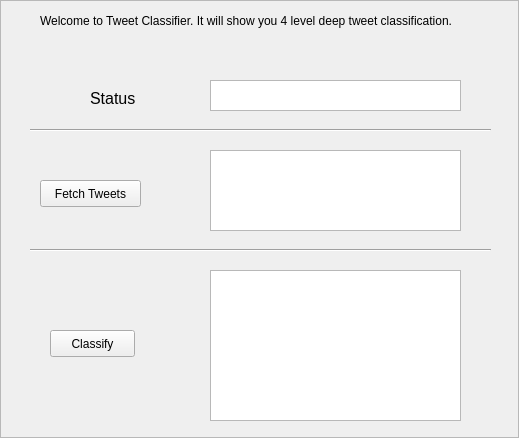
<?xml version="1.0" encoding="UTF-8"?>
<ui version="4.0">
 <class>Frame</class>
 <widget class="QFrame" name="Frame">
  <property name="geometry">
   <rect>
    <x>0</x>
    <y>0</y>
    <width>519</width>
    <height>438</height>
   </rect>
  </property>
  <property name="windowTitle">
   <string>Frame</string>
  </property>
  <property name="frameShape">
   <enum>QFrame::StyledPanel</enum>
  </property>
  <property name="frameShadow">
   <enum>QFrame::Raised</enum>
  </property>
  <widget class="QPushButton" name="pushButton">
   <property name="geometry">
    <rect>
     <x>40</x>
     <y>180</y>
     <width>101</width>
     <height>27</height>
    </rect>
   </property>
   <property name="text">
    <string>Fetch Tweets</string>
   </property>
  </widget>
  <widget class="QPushButton" name="pushButton_2">
   <property name="geometry">
    <rect>
     <x>50</x>
     <y>330</y>
     <width>85</width>
     <height>27</height>
    </rect>
   </property>
   <property name="text">
    <string>Classify</string>
   </property>
  </widget>
  <widget class="QLabel" name="label">
   <property name="geometry">
    <rect>
     <x>40</x>
     <y>10</y>
     <width>441</width>
     <height>21</height>
    </rect>
   </property>
   <property name="font">
    <font>
     <pointsize>9</pointsize>
     <weight>50</weight>
     <italic>false</italic>
     <bold>false</bold>
    </font>
   </property>
   <property name="text">
    <string>Welcome to Tweet Classifier. It will show you 4 level deep tweet classification.</string>
   </property>
  </widget>
  <widget class="QTextBrowser" name="textBrowser">
   <property name="geometry">
    <rect>
     <x>210</x>
     <y>150</y>
     <width>251</width>
     <height>81</height>
    </rect>
   </property>
  </widget>
  <widget class="QTextBrowser" name="textBrowser_2">
   <property name="geometry">
    <rect>
     <x>210</x>
     <y>270</y>
     <width>251</width>
     <height>151</height>
    </rect>
   </property>
  </widget>
  <widget class="Line" name="line">
   <property name="geometry">
    <rect>
     <x>30</x>
     <y>240</y>
     <width>461</width>
     <height>20</height>
    </rect>
   </property>
   <property name="orientation">
    <enum>Qt::Horizontal</enum>
   </property>
  </widget>
  <widget class="QTextEdit" name="textEdit">
   <property name="geometry">
    <rect>
     <x>210</x>
     <y>80</y>
     <width>251</width>
     <height>31</height>
    </rect>
   </property>
  </widget>
  <widget class="QLabel" name="label_2">
   <property name="geometry">
    <rect>
     <x>90</x>
     <y>90</y>
     <width>54</width>
     <height>17</height>
    </rect>
   </property>
   <property name="font">
    <font>
     <pointsize>12</pointsize>
    </font>
   </property>
   <property name="text">
    <string>Status</string>
   </property>
  </widget>
  <widget class="Line" name="line_2">
   <property name="geometry">
    <rect>
     <x>30</x>
     <y>120</y>
     <width>461</width>
     <height>20</height>
    </rect>
   </property>
   <property name="orientation">
    <enum>Qt::Horizontal</enum>
   </property>
  </widget>
 </widget>
 <resources/>
 <connections/>
</ui>
